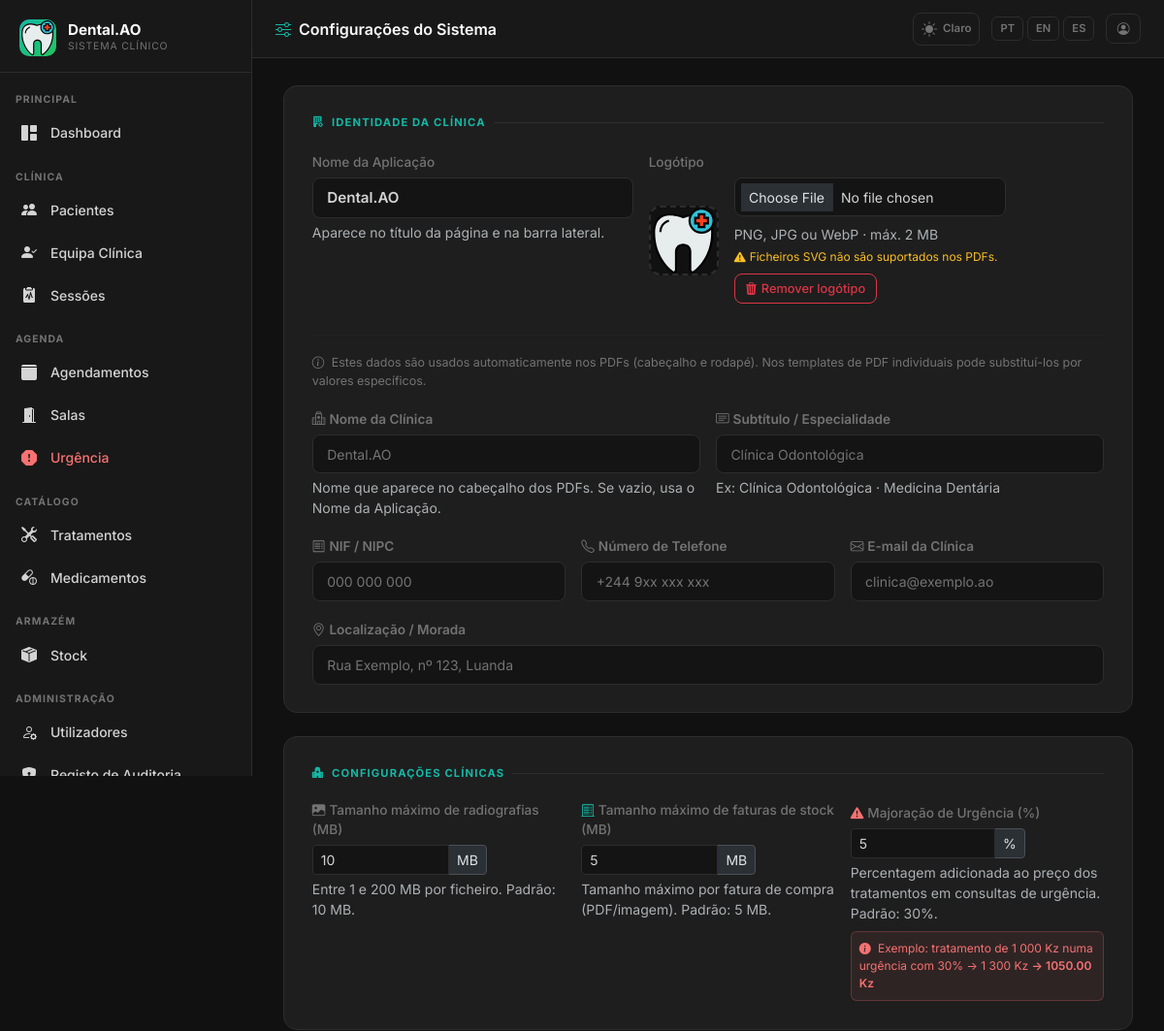
The app's page /superadmin/system (signed in, upper part), older data.
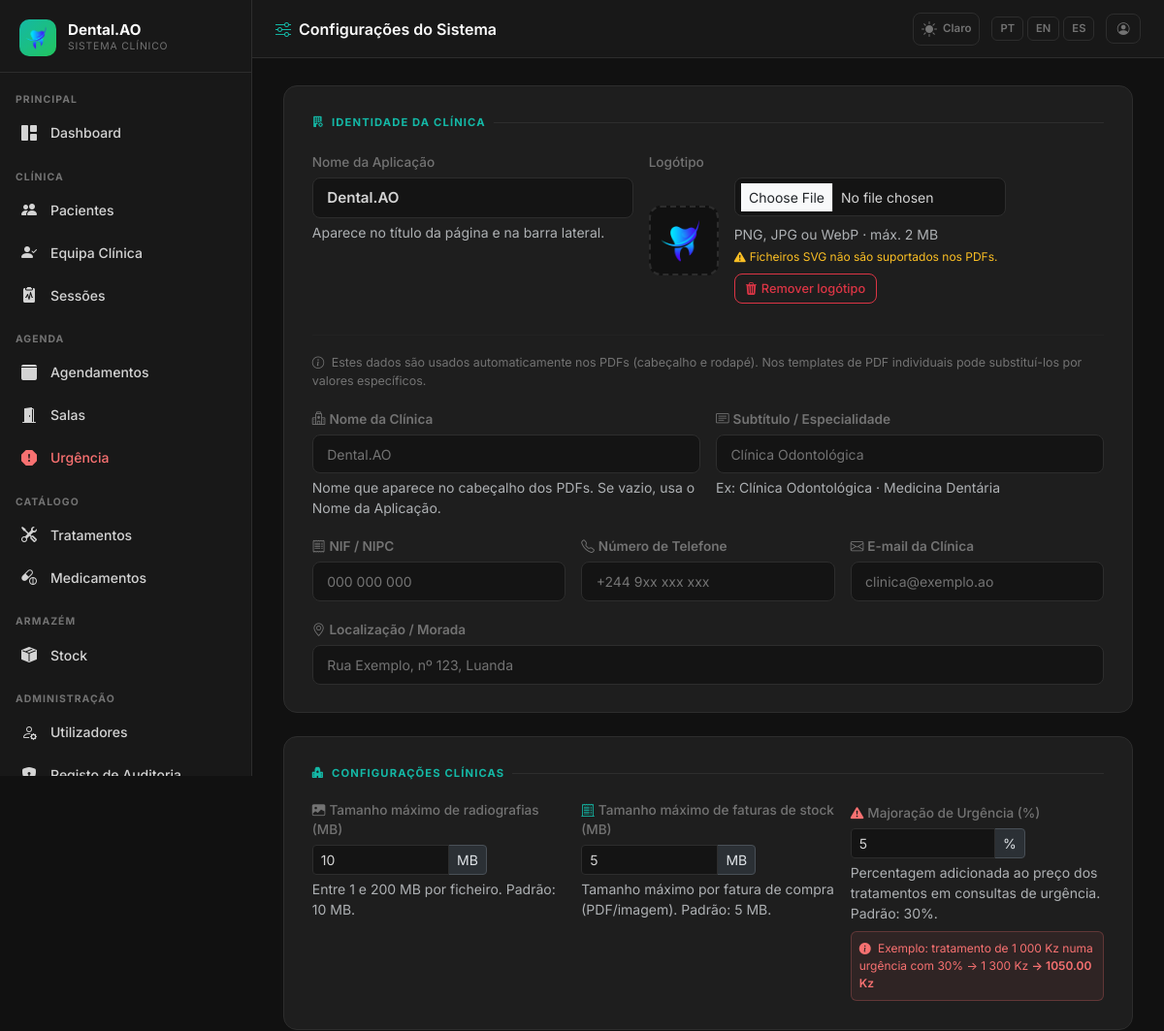
The same page, newer data.
### app/models.py (models this page shows, shortened)
class AppSetting(db.Model):
    __tablename__ = 'app_settings'
    key   = db.Column(db.String(64), primary_key=True)
    value = db.Column(db.Text, nullable=True)
    _DEFAULTS = {
        'app_name':       'DentalCare Pro',
        'app_logo':       '',
        'bg_dark':        '#111111',
        'sidebar_dark':   '#181818',
        'card_dark':      '#1e1e1e',
        'border_dark':    '#2d2d2d',
        'text_dark':      '#d4d4d4',
        'primary_dark':   '#14b8a6',
        'success_dark':   '#22c55e',
        'danger_dark':    '#f87171',
        'warning_dark':   '#fbbf24',
        'bg_light':       '#f0f4f8',
        'card_light':     '#ffffff',
        'border_light':   '#d1dce8',
        'text_light':     '#334155',
        'primary_light':  '#1976d2',
        'success_light':  '#00875a',
        'danger_light':   '#d32f2f',
        'warning_light':  '#e65100',
        'xray_max_mb':        '10',
        'stock_invoice_max_mb': '5',
        'urgency_surcharge':  '30',
    }
    @classmethod
    def all_as_dict(cls):
        stored = {s.key: s.value for s in cls.query.all()}
        result = dict(cls._DEFAULTS)
        result.update(stored)
        return result

### app/superadmin/routes.py (the view, shortened to what this page needs)
@superadmin_bp.route('/system', methods=['GET', 'POST'])
@login_required
@superadmin_required
def system_settings():
    settings = AppSetting.all_as_dict()
    return render_template('superadmin/system.html', settings=settings)

### app/templates/superadmin/system.html (shortened to what this page needs)
{% extends 'base.html' %}
{% block page_title %}<i class="bi bi-sliders me-2" style="color:var(--dc-primary)"></i>{{ _('Configurações do Sistema') }}{% endblock %}
{% block content %}
<form method="post" enctype="multipart/form-data" id="sysForm">
  <div class="sys-section">
    <div class="sys-section-title"><i class="bi bi-building-fill-gear"></i>{{ _('Identidade da Clínica') }}</div>
    <div class="row g-3 align-items-start mb-3">
      <div class="col-md-5">
        <label class="form-label" style="font-size:.85rem;color:var(--dc-text-muted)">{{ _('Nome da Aplicação') }}</label>
        <input type="text" name="app_name" class="form-control"
               value="{{ settings.app_name }}"
               placeholder="DentalCare Pro"
               style="font-size:.95rem;font-weight:600">
        <div class="form-text">{{ _('Aparece no título da página e na barra lateral.') }}</div>
      </div>
      <div class="col-md-7">
        <label class="form-label" style="font-size:.85rem;color:var(--dc-text-muted)">{{ _('Logótipo') }}</label>
        <div class="logo-preview-wrap">
          <div class="logo-preview-box" id="logoPreviewBox">
            {% if settings.app_logo %}
              <img src="{{ url_for('superadmin.logo_file', filename=settings.app_logo) }}"
                   id="logoPreview" alt="Logo">
            {% else %}
              <i class="bi bi-heart-pulse-fill no-logo" id="logoPreview"></i>
            {% endif %}
          </div>
          <div>
            <input type="file" name="app_logo" id="logoInput" accept="image/png,image/jpeg,image/webp"
                   class="form-control form-control-sm mb-2" style="max-width:280px">
            <div class="form-text">{{ _('PNG, JPG ou WebP · máx. 2 MB') }}</div>
            <div class="form-text text-warning" style="font-size:.75rem">
              <i class="bi bi-exclamation-triangle-fill me-1"></i>{{ _('Ficheiros SVG não são suportados nos PDFs.') }}
            </div>
            {% if settings.app_logo %}
            <div class="mt-2">
              <button type="button" class="btn btn-sm btn-outline-danger"
                      onclick="document.getElementById('removeLogoField').value='1';document.getElementById('sysForm').submit()">
                <i class="bi bi-trash3-fill me-1"></i>{{ _('Remover logótipo') }}
              </button>
            </div>
            {% endif %}
          </div>
        </div>
      </div>
    </div>
    <hr style="border-color:var(--dc-border);margin:0 0 1.2rem">
    <p style="font-size:.78rem;color:var(--dc-text-muted);margin-bottom:1rem">
      <i class="bi bi-info-circle me-1"></i>
      {{ _('Estes dados são usados automaticamente nos PDFs (cabeçalho e rodapé). Nos templates de PDF individuais pode substituí-los por valores específicos.') }}
    </p>
    <div class="row g-3">
      <div class="col-md-6">
        <label class="form-label fw-600" style="font-size:.85rem;color:var(--dc-text-muted)">
          <i class="bi bi-hospital me-1"></i>{{ _('Nome da Clínica') }}
        </label>
        <input type="text" name="app_clinic_name" class="form-control form-control-sm"
               value="{{ settings.get('app_clinic_name', '') }}"
               placeholder="{{ settings.app_name or 'Clínica Dentária Exemplo' }}">
        <div class="form-text">{{ _('Nome que aparece no cabeçalho dos PDFs. Se vazio, usa o Nome da Aplicação.') }}</div>
      </div>
      <div class="col-md-6">
        <label class="form-label fw-600" style="font-size:.85rem;color:var(--dc-text-muted)">
          <i class="bi bi-card-text me-1"></i>{{ _('Subtítulo / Especialidade') }}
        </label>
        <input type="text" name="app_subtitle" class="form-control form-control-sm"
               value="{{ settings.get('app_subtitle', '') }}"
               placeholder="{{ _('Clínica Odontológica') }}">
        <div class="form-text">{{ _('Ex: Clínica Odontológica · Medicina Dentária') }}</div>
      </div>
      <div class="col-md-4">
        <label class="form-label fw-600" style="font-size:.85rem;color:var(--dc-text-muted)">
          <i class="bi bi-receipt me-1"></i>{{ _('NIF / NIPC') }}
        </label>
        <input type="text" name="app_nif" class="form-control form-control-sm"
               value="{{ settings.get('app_nif', '') }}"
               placeholder="000 000 000">
      </div>
      <div class="col-md-4">
        <label class="form-label fw-600" style="font-size:.85rem;color:var(--dc-text-muted)">
          <i class="bi bi-telephone me-1"></i>{{ _('Número de Telefone') }}
        </label>
        <input type="text" name="app_phone" class="form-control form-control-sm"
               value="{{ settings.get('app_phone', '') }}"
               placeholder="+244 9xx xxx xxx">
      </div>
      <div class="col-md-4">
        <label class="form-label fw-600" style="font-size:.85rem;color:var(--dc-text-muted)">
          <i class="bi bi-envelope me-1"></i>{{ _('E-mail da Clínica') }}
        </label>
        <input type="text" name="app_email" class="form-control form-control-sm"
               value="{{ settings.get('app_email', '') }}"
               placeholder="clinica@exemplo.ao">
      </div>
      <div class="col-md-12">
        <label class="form-label fw-600" style="font-size:.85rem;color:var(--dc-text-muted)">
          <i class="bi bi-geo-alt me-1"></i>{{ _('Localização / Morada') }}
        </label>
        <input type="text" name="app_address" class="form-control form-control-sm"
               value="{{ settings.get('app_address', '') }}"
               placeholder="{{ _('Rua Exemplo, nº 123, Luanda') }}">
      </div>
    </div>
  </div>
  <div class="sys-section">
    <div class="sys-section-title"><i class="bi bi-hospital-fill"></i>{{ _('Configurações Clínicas') }}</div>
    <div class="row g-3">
      <div class="col-md-4">
        <label class="form-label" style="font-size:.85rem;color:var(--dc-text-muted)">
          <i class="bi bi-image-fill me-1"></i>{{ _('Tamanho máximo de radiografias (MB)') }}
        </label>
        <div class="input-group input-group-sm" style="max-width:180px">
          <input type="number" name="xray_max_mb" class="form-control"
                 value="{{ settings.xray_max_mb }}" min="1" max="200" step="1">
          <span class="input-group-text">MB</span>
        </div>
        <div class="form-text">{{ _('Entre 1 e 200 MB por ficheiro. Padrão: 10 MB.') }}</div>
      </div>
      <div class="col-md-4">
        <label class="form-label" style="font-size:.85rem;color:var(--dc-text-muted)">
          <i class="bi bi-receipt-cutoff me-1" style="color:var(--dc-primary)"></i>{{ _('Tamanho máximo de faturas de stock (MB)') }}
        </label>
        <div class="input-group input-group-sm" style="max-width:180px">
          <input type="number" name="stock_invoice_max_mb" class="form-control"
                 value="{{ settings.stock_invoice_max_mb }}" min="1" max="200" step="1">
          <span class="input-group-text">MB</span>
        </div>
        <div class="form-text">{{ _('Tamanho máximo por fatura de compra (PDF/imagem). Padrão: 5 MB.') }}</div>
      </div>
      <div class="col-md-4">
        <label class="form-label" style="font-size:.85rem;color:var(--dc-text-muted)">
          <i class="bi bi-exclamation-triangle-fill me-1" style="color:var(--dc-danger)"></i>{{ _('Majoração de Urgência') }} (%)
        </label>
        <div class="input-group input-group-sm" style="max-width:180px">
          <input type="number" name="urgency_surcharge" class="form-control"
                 value="{{ settings.urgency_surcharge }}" min="0" max="500" step="1"
                 id="urgencySurchargeInput">
          <span class="input-group-text">%</span>
        </div>
        <div class="form-text">{{ _('Percentagem adicionada ao preço dos tratamentos em consultas de urgência. Padrão: 30') }}%.</div>
        <div class="mt-2 p-2 rounded-2" style="background:rgba(248,113,113,.08);border:1px solid rgba(248,113,113,.25);font-size:.75rem;color:var(--dc-danger)">
          <i class="bi bi-info-circle-fill me-1"></i>
          {{ _('Exemplo: tratamento de 1 000 Kz numa urgência com 30') }}% → 1 300 Kz
          <span id="urgencyExampleVal" class="fw-600"></span>
        </div>
      </div>
    </div>
  </div>
</form>
{% endblock %}

### app/templates/base.html (shortened to what this page needs)
<!DOCTYPE html>
<html lang="{{ get_locale() }}" data-dc-theme="{{ session.get('theme', 'dark') }}">
<head>
  <link href="https://cdn.jsdelivr.net/npm/bootstrap@5.3.2/dist/css/bootstrap.min.css" rel="stylesheet">
  <link href="https://cdn.jsdelivr.net/npm/bootstrap-icons@1.11.3/font/bootstrap-icons.min.css" rel="stylesheet">
  <link href="{{ url_for('static', filename='css/dental.css') }}" rel="stylesheet">
</head>
<body>
<aside class="dc-sidebar" id="dcSidebar">
  <div class="dc-brand">
    <div class="dc-brand-icon">
      {% if app_settings.app_logo %}
        <img src="{{ url_for('superadmin.logo_file', filename=app_settings.app_logo) }}"
             alt="{{ app_settings.app_name }}"
             style="width:36px;height:36px;object-fit:contain;border-radius:6px;">
      {% else %}
        <i class="bi bi-heart-pulse-fill"></i>
      {% endif %}
    </div>
    <div class="flex-fill">
      <div class="dc-brand-name">{{ app_settings.app_name }}</div>
      <div class="dc-brand-sub">{{ _('Sistema Clínico') }}</div>
    </div>
  </div>
  <nav class="dc-nav">
    {% set role = current_user.role %}
    <div class="dc-nav-section">{{ _('Principal') }}</div>
    <a href="{{ url_for('main.dashboard') }}"
       class="dc-nav-item {% if request.endpoint == 'main.dashboard' %}active{% endif %}">
      <i class="bi bi-grid-1x2-fill"></i> {{ _('Dashboard') }}
    </a>
    {% if role in ['superadmin', 'clinical_director', 'dentist', 'reception'] %}
    <div class="dc-nav-section mt-2">{{ _('Clínica') }}</div>
    {% endif %}
    {% if role in ['superadmin', 'clinical_director', 'dentist', 'reception'] %}
    <a href="{{ url_for('patients.index') }}"
       class="dc-nav-item {% if request.endpoint == 'patients.index' or request.endpoint in ['patients.new','patients.edit','patients.detail'] %}active{% endif %}">
      <i class="bi bi-people-fill"></i> {{ _('Pacientes') }}
    </a>
    {% endif %}
    {% if role in ['superadmin', 'clinical_director'] %}
    <a href="{{ url_for('patients.care_team_pending') }}"
       class="dc-nav-item {% if request.endpoint == 'patients.care_team_pending' %}active{% endif %}">
      <i class="bi bi-person-check-fill"></i> {{ _('Equipa Clínica') }}
    </a>
    {% endif %}
    {% if role in ['superadmin', 'clinical_director', 'dentist'] %}
    <a href="{{ url_for('sessions.index') }}"
       class="dc-nav-item {% if request.endpoint and 'sessions.' in request.endpoint and 'audit' not in request.endpoint and 'evolution' not in request.endpoint %}active{% endif %}">
      <i class="bi bi-clipboard2-pulse-fill"></i> {{ _('Sessões') }}
    </a>
    {% endif %}
    {% if role in ['superadmin', 'clinical_director', 'reception', 'dentist'] %}
    <div class="dc-nav-section mt-2">{{ _('Agenda') }}</div>
    {% endif %}
    {% if role in ['superadmin', 'clinical_director', 'reception'] %}
    <a href="{{ url_for('scheduling.calendar') }}"
       class="dc-nav-item {% if request.endpoint and 'scheduling.' in request.endpoint and 'emergency' not in request.endpoint and 'room' not in request.endpoint %}active{% endif %}">
      <i class="bi bi-calendar3-fill"></i> {{ _('Agendamentos') }}
    </a>
    {% endif %}
    {% if role in ['superadmin', 'clinical_director', 'reception', 'dentist'] %}
    <a href="{{ url_for('scheduling.rooms') }}"
       class="dc-nav-item {% if request.endpoint and 'rooms' in request.endpoint %}active{% endif %}">
      <i class="bi bi-door-open-fill"></i> {{ _('Salas') }}
    </a>
    {% endif %}
    {% if role in ['superadmin', 'clinical_director', 'reception', 'dentist'] %}
    <a href="{{ url_for('scheduling.emergency') }}"
       class="dc-nav-item {% if request.endpoint and 'emergency' in request.endpoint %}active{% endif %}"
       style="color:var(--dc-danger)">
      <i class="bi bi-exclamation-octagon-fill"></i> {{ _('Urgência') }}
    </a>
    {% endif %}
    {% if role in ['superadmin', 'clinical_director', 'dentist'] %}
    <div class="dc-nav-section mt-2">{{ _('Catálogo') }}</div>
    <a href="{{ url_for('admin.treatments') }}"
       class="dc-nav-item {% if 'treatments' in request.endpoint %}active{% endif %}">
      <i class="bi bi-tools"></i> {{ _('Tratamentos') }}
    </a>
    <a href="{{ url_for('admin.medicines') }}"
       class="dc-nav-item {% if 'medicine' in request.endpoint %}active{% endif %}">
      <i class="bi bi-capsule-pill"></i> {{ _('Medicamentos') }}
    </a>
    {% endif %}
    {% if role in ['superadmin', 'clinical_director', 'dentist', 'receptionist'] %}
    <div class="dc-nav-section mt-2">{{ _('Armazém') }}</div>
    <a href="{{ url_for('stock.index') }}"
       class="dc-nav-item {% if request.endpoint and 'stock.' in request.endpoint %}active{% endif %}">
      <i class="bi bi-box-seam-fill"></i> {{ _('Stock') }}
    </a>
    {% endif %}
    {% if role in ['superadmin', 'clinical_director'] %}
    <div class="dc-nav-section mt-2">{{ _('Administração') }}</div>
    <a href="{{ url_for('admin.users') }}"
       class="dc-nav-item {% if 'user' in request.endpoint %}active{% endif %}">
      <i class="bi bi-person-gear"></i> {{ _('Utilizadores') }}
    </a>
    <a href="{{ url_for('admin.audit_log') }}"
       class="dc-nav-item {% if 'audit' in request.endpoint %}active{% endif %}">
      <i class="bi bi-shield-lock-fill"></i> {{ _('Registo de Auditoria') }}
    </a>
    {% endif %}
  </nav>
</aside>
<header class="dc-topbar">
  <span class="page-title">{% block page_title %}{% endblock %}</span>
  <div class="topbar-actions">
    <a href="{{ url_for('auth.toggle_theme') }}"
       class="theme-toggle"
       title="{{ _('Alternar tema') }}">
      {% if session.get('theme', 'dark') == 'dark' %}
        <i class="bi bi-sun-fill"></i><span style="font-size:.72rem;font-weight:600;margin-left:2px">{{ _('Claro') }}</span>
      {% else %}
        <i class="bi bi-moon-stars-fill"></i><span style="font-size:.72rem;font-weight:600;margin-left:2px">{{ _('Escuro') }}</span>
      {% endif %}
    </a>
    <div class="lang-switcher">
      <a href="{{ url_for('auth.set_lang', lang='pt') }}"
         class="lang-btn {% if get_locale() == 'pt' %}active{% endif %}">PT</a>
      <a href="{{ url_for('auth.set_lang', lang='en') }}"
         class="lang-btn {% if get_locale() == 'en' %}active{% endif %}">EN</a>
      <a href="{{ url_for('auth.set_lang', lang='es') }}"
         class="lang-btn {% if get_locale() == 'es' %}active{% endif %}">ES</a>
    </div>
    <a href="{{ url_for('auth.profile') }}" class="btn btn-sm btn-outline-secondary" title="{{ _('Meu Perfil') }}">
      <i class="bi bi-person-circle"></i>
    </a>
  </div>
</header>
<main class="dc-main">
  <div class="dc-content">
    {% block content %}{% endblock %}
  </div>
</main>
</body>
</html>

Row changes from the older to the newer data that the page shows:
changed AppSetting (number 1 of 3 on the later page): value: a different picture
